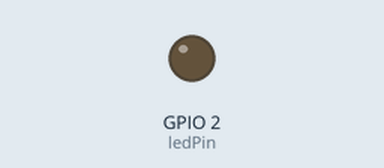
Recording of a sketch running on a simulated ESP32. Parts: output pins drawn as LEDs (lit = HIGH). WiFi joins after 1.5 s; servers stay silent unless stated; the local clock reads 2024-03-15 10:24:30 at power-on unless the sketch sets it; random numbers use the default seed unless the sketch sets one; what the sketch prints to the serial monitor is not drawn.

Above: at 0.1 s.
At 2.8 s:
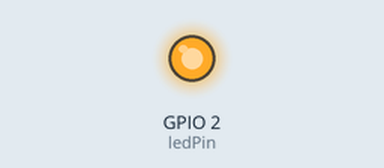
Timing chart, 0 to 4.9 s (numbered marks = the images above):
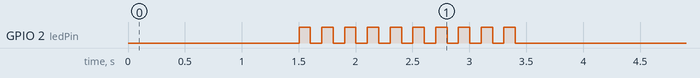

The sketch:

Testes.ino
```cpp
// Comunicação como o TELEGRAM com o envio de STATUS e adaptado a USAM
// Acrescentado Teste de comunicação a cada hora (hora/hora)
// Portas disponíveis: 4//18//19//14//22//23//25//26//32//33

#include <WiFi.h>
#include <WiFiClientSecure.h>
#include <UniversalTelegramBot.h>
#include <ArduinoJson.h>
#include <NTPClient.h> //https://github.com/taranais/NTPClient

#define ledPin 2
//#define nbuzzer 22
#define Extravasamento 4
#define FalhaCMB1 14
#define FalhaCMB2 18
#define FalhaContNivel 19
#define FaltaEnergia 23
#define GeradorON 25
#define RodandoSeca 26
#define TesteSistema 33
#define AlertaNivelAlto 32

int x;
//int buttonState = 0;
int Extrav = 0;
int FCMB1 = 0;
int FCMB2 = 0;
int FCNIVEL = 0;
int FEnergia = 0;
int GERON = 0;
int RODSECA = 0;
int TESTESIS = 0;
int NAlto = 0;

const String datafull = "";
const int hora = 0;
const int minuto = 0;
const int segundo = 0;

#define INTERVAL 1000
const String STATS = "status";
const String HOUR = "hora";
uint32_t lastCheckTime = 0;

//#define WIFI_SSID "E.E.E"
//#define WIFI_PASSWORD "GAMBOA-0"
#define WIFI_SSID "Embasa USA-M"
#define WIFI_PASSWORD "Sup0rt3!@#"
#define BOT_TOKEN "5875114157:AAHahh0XbtDqGJhm6DH9cS2sjfHdZEEJgbo"
//#define CHAT_ID "984798692"
#define CHAT_ID "-1001851643135"

WiFiClientSecure secured_client;
UniversalTelegramBot bot(BOT_TOKEN, secured_client);
WiFiUDP ntpUDP;
NTPClient ntp(ntpUDP);

void setup() {
  pinMode(ledPin , OUTPUT);
  digitalWrite(ledPin, LOW);

  // pinMode(Extravasamento, INPUT_PULLDOWN);
  // pinMode(FalhaCMB1, INPUT_PULLDOWN);
  // pinMode(FalhaCMB2, INPUT_PULLDOWN);
  // pinMode(FalhaContNivel, INPUT_PULLDOWN);
  // pinMode(FaltaEnergia, INPUT_PULLDOWN);
  // pinMode(GeradorON, INPUT_PULLDOWN);
  // pinMode(RodandoSeca, INPUT_PULLDOWN);
  // pinMode(TesteSistema, INPUT_PULLDOWN);
  // pinMode(AlertaNivelAlto, INPUT_PULLDOWN);

  Serial.begin(115200);
  Serial.println();

  Serial.print("Connecting to Wifi SSID ");
  Serial.print(WIFI_SSID);
  WiFi.begin(WIFI_SSID, WIFI_PASSWORD);
  secured_client.setCACert(TELEGRAM_CERTIFICATE_ROOT); // Add root certificate for api.telegram.org
  while (WiFi.status() != WL_CONNECTED)
  {
    Serial.print(".");
    delay(500);
  }
  Serial.print("\nWiFi connected. IP address: ");
  Serial.println(WiFi.localIP());

  Serial.print("Retrieving time: ");
  configTime(0, 0, "pool.ntp.org"); // get UTC time via NTP
  time_t now = time(nullptr);
  while (now < 24 * 3600)
  {
    Serial.print(".");
    delay(100);
    now = time(nullptr);
  }
  Serial.println(now);
  x = 0;
  while (x < 10)
  {
    digitalWrite(ledPin, HIGH);
    delay(100);
    digitalWrite(ledPin, LOW);
    delay(100);
    x = x+1;
  }

  ntp.begin();
  ntp.setTimeOffset(-10800);

  // bot.sendMessage(CHAT_ID, "Iniciando o monitoramento. \nVerificando STATUS da instalação GAMBOA 0." , "");
  // delay(1000);
  //handleStatus(CHAT_ID);
  }

void loop()
{
  //bot.sendMessage(CHAT_ID, ">>> EEE GAMBOA 0 <<<", "");

  //Enviando variáveis da Instalação
  // >>> FASE R <<<
  int tensao_R         = random(380,400);
  int corrente_R       = random(80,98);
  int potencia_R       = random(5500,7800);
  int consumo_R        = random(1080,1098);
  int frequencia_R     = random(57,60);
  float fp_R           = random(92,98) / 100.0;

  String(a_R) = String("- Tensão: ");
  String(b_R) = String(tensao_R);
  String(c_R) = String(" VCA");

  String(d_R) = String("\n- Corrente: ");
  String(e_R) = String(corrente_R);
  String(f_R) = String(" A");

  String(g_R) = String("\n- Potencia: ");
  String(h_R) = String(potencia_R);
  String(i_R) = String(" W");

  String(j_R) = String("\n- Consumo: ");
  String(l_R) = String(consumo_R);
  String(m_R) = String(" kWh");

  String(n_R) = String("\n- Frequencia: ");
  String(o_R) = String(frequencia_R);
  String(p_R) = String(" Hz");

  String(q_R) = String("\n- FP: ");
  String(r_R) = String(fp_R);


  //String(a) = a_R + b_R + c_R + d_R + e_R + f_R + g_R + h_R + i_R + j_R + l_R + m_R + n_R + o_R + p_R + q_R + r_R;
  String(a) = a_R + b_R + c_R
            + d_R + e_R + f_R
            + g_R + h_R + i_R
            + j_R + l_R + m_R
            + n_R + o_R + p_R
            + q_R + r_R;


  //String(i) = a + b + c;
  bot.sendMessage(CHAT_ID, ">>> FASE R <<<\n" + a, "");

  delay(30000);
}
```

messagem.ino
```cpp
// void handleStatus(String chatId)
// {

// }
```

tempo.ino
```cpp
// void horario(){
//   const String datafull = (ntp.getFormattedDate());
//   const int hora = (ntp.getHours());
//   const int minuto = (ntp.getMinutes());
//   const int segundo = (ntp.getSeconds());

// if (ntp.update()) {
//     //Serial.print("DATA/HORA: ");
//     //Serial.println(ntp.getFormattedDate());
//     //Serial.print("HORARIO: ");
//     //Serial.println(ntp.getFormattedTime());
//     //Serial.print("HORA: ");
//     //Serial.println(ntp.getHours());
//     //Serial.print("MINUTOS: ");
//     //Serial.println(ntp.getMinutes());
//     //Serial.print("SEGUNDOS: ");
//     //Serial.println(ntp.getSeconds());
//     //Serial.print("DIA DA SEMANA (0=domingo): ");
//     //Serial.println(ntp.getDay());
//     //Serial.print("EPOCH TIME (Segundos desde 01/01/1970): ");
//     //Serial.println(ntp.getEpochTime());

//     Serial.println(datafull);
//     //Serial.print(hora);
//     //Serial.print(":");
//     //Serial.print(minuto);
//     //Serial.print(":");
//     //Serial.print(segundo);
//     //Serial.println();

//     String(a) = String(hora);

//     bot.sendMessage(CHAT_ID, "Horario Local:","");
//     bot.sendMessage(CHAT_ID, datafull,"");
//     //bot.sendMessage(CHAT_ID, a,"");


//   } else {
//     Serial.println("!Erro ao atualizar NTP!\n");
//   }
//   delay(1000);

// }
```
